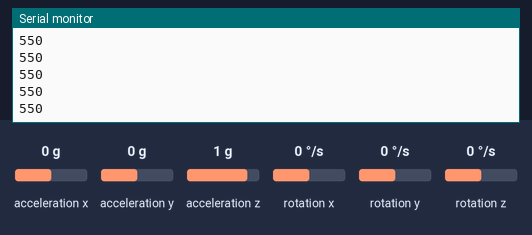
Simulated run of this program. Board: Arduino Uno, built with avr-gcc and run on an emulated ATmega328P. On the bench: the last lines printed to the serial monitor. Wiring (inferred from the names in the program): MPU-6050 motion sensor at I2C address 0x68. Inputs (shaded band) come from the test bench; at power-on: acceleration y 0 g, acceleration x 0 g, acceleration z 1 g, rotation x 0 °/s, rotation y 0 °/s, rotation z 0 °/s.

Above: at 1.2 s.
1.3 s: acceleration y set to -1.4 g
At 2.2 s:
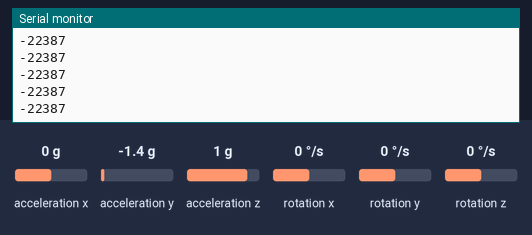
2.8 s: acceleration y set to -0.8 g
At 3.6 s:
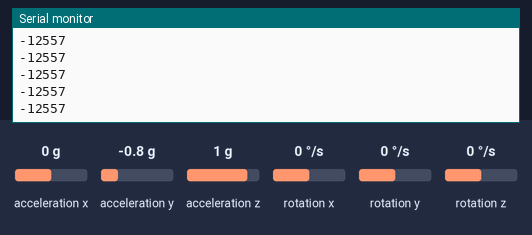
Timing chart, 0 to 5.8 s (numbered marks = the images above; inputs shaded):
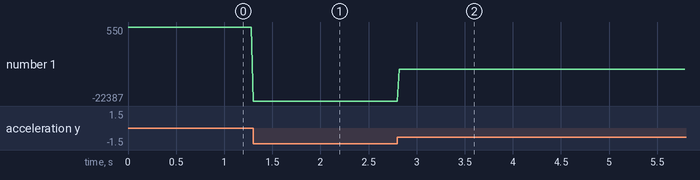

Measured:
- after the input at 1.3 s, the serial monitor: prints a new line at once (image 1)
- after the input at 2.8 s, the serial monitor: prints a new line at once (image 2)
- plotted number 1: 550 → -22387 after the input at 1.3 s, -22387 → -12557 after the input at 2.8 s

The program:

main.cpp
```cpp
#include <Arduino.h>

#include <Wire.h>
#include <MPU6050.h>

MPU6050 mpu;

void setup()
{
  Wire.begin();
  Wire.beginTransmission(0x68); // MPU6050のアドレス
  Wire.write(0x6B); // PWR_MGMT_1 レジスタにアクセス
  Wire.write(0); // MPU6050を起動
  Wire.endTransmission(true);

  Serial.begin(9600);
}

void loop()
{
  int16_t ax, ay, az, gx, gy, gz;
  mpu.getMotion6(&ax, &ay, &az, &gx, &gy, &gz);

  // データをカンマ区切りでシリアルポートに送信
  Serial.print(ay+550); // pitch
  // Serial.print(",");
  // Serial.print(ax-600); // roll
  Serial.println();

  delay(17);
}
```
